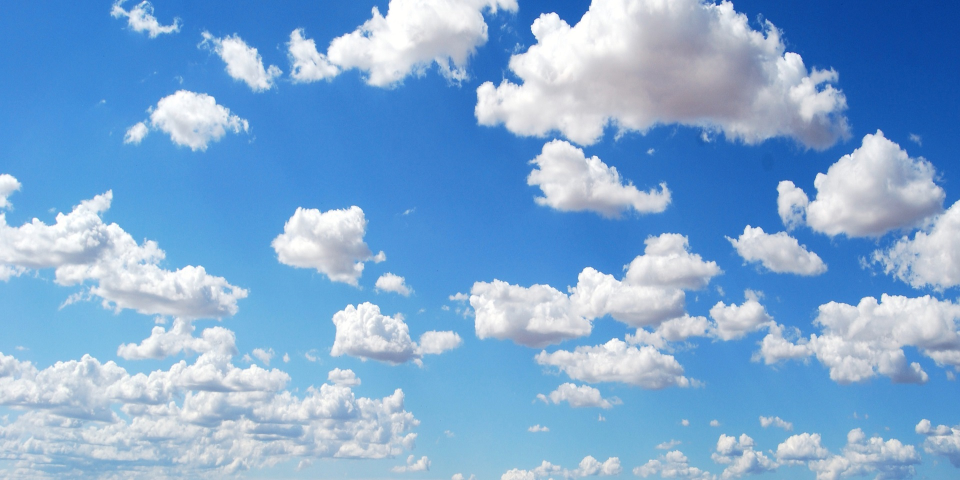
#> input picture Background/sky1.jpg, 1920 x 960 px, found by its file name (shown at 1/2 size)
$ python watershed2.py
#> lines starting #> are read from the running program, lines starting #| are printed output that depends on the picture; after the words box and inside, x2 and y2 are one past the last pixel; in counts of white or black regions, pixels touching at a corner belong together
import numpy as np
import cv2
from scipy.ndimage import label

#https://m.blog.naver.com/PostView.nhn?blogId=samsjang&logNo=220601488606&proxyReferer=https:%2F%2Fwww.google.com%2F
#잔상 없애보기

cap = cv2.VideoCapture('C:/Users/user/PycharmProjects/OpenCV/doc/watershed_TestVideo/fail_3.mp4')
x, y = int(cap.get(3)), int(cap.get(4))
bgd = cv2.imread('C:/Users/user/PycharmProjects/OpenCV/Background/sky1.jpg')
#> bgd is the input picture: shape (960, 1920, 3); mean B, G, R 211.7, 169.7, 127.8
bgd = cv2.resize(bgd, (x, y))
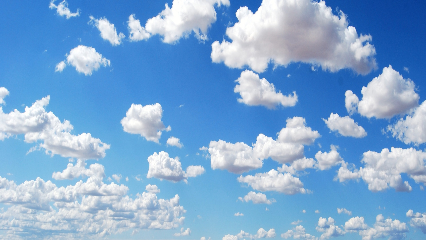
#> bgd: shape (240, 426, 3); mean B, G, R 211.7, 169.6, 127.7
while True:
    ret, frame = cap.read()
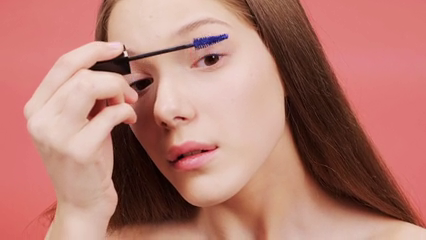
#> input picture frame 57 of doc/watershed_TestVideo/fail_3.mp4, 426 x 240 px
#> frame is the input picture: shape (240, 426, 3); mean B, G, R 113.7, 123.5, 181.1

    gray = cv2.cvtColor(frame, cv2.COLOR_BGR2GRAY)
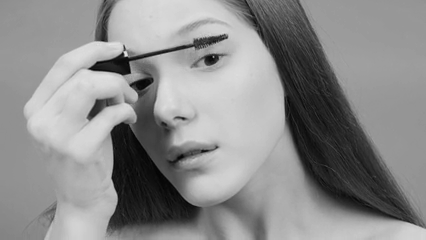
#> gray: shape (240, 426); min 3, max 228, mean 139.6
    ret2, thr = cv2.threshold(gray, 0, 255, cv2.THRESH_BINARY + cv2.THRESH_OTSU)
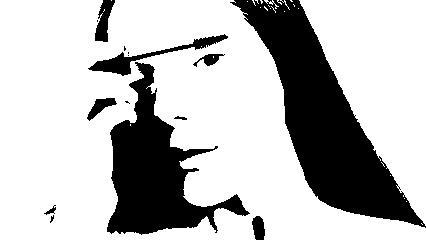
#> thr: shape (240, 426); 73.5% white; 15 black regions (6 under 20 px), largest, box (x1, y1, x2, y2) and area: (230, 0, 426, 228) 15088, (107, 62, 250, 235) 9640, (88, 34, 228, 76) 1064
#> ret2 = 111

    #내가 삽입
    '''kernel = np.ones((3, 3), np.uint8)
    opening = cv2.morphologyEx(thr, cv2.MORPH_OPEN, kernel, iterations=2)'''

    ret, binary = cv2.threshold(gray, 0, 255, cv2.THRESH_BINARY_INV)
#> binary: shape (240, 426); every value is 0
    binary = cv2.bitwise_not(thr)
    frame_bgd_add = cv2.add(frame, bgd, mask=binary)
    a = cv2.add(frame, frame_bgd_add)

    hsv = cv2.cvtColor(a, cv2.COLOR_BGR2HSV)
#> hsv: shape (240, 426, 3); mean H, S, V 28.6, 71.3, 225.1


    lower_white = np.array([1, 1, 1], np.uint8)
    upper_white = np.array([255, 255, 255], np.uint8)
    frame_threshed = cv2.inRange(hsv, lower_white, upper_white)
#> frame_threshed: shape (240, 426); 75.4% white; 327 black regions (289 under 20 px), largest, box (x1, y1, x2, y2) and area: (322, 40, 426, 180) 5720, (0, 0, 100, 194) 4572, (121, 86, 218, 203) 2670
    kernel = np.ones((5, 5), np.uint8)

    dilation = cv2.dilate(frame_threshed, kernel, iterations=2)
#> dilation: shape (240, 426); 92.3% white; 18 black regions (5 under 20 px), largest, box (x1, y1, x2, y2) and area: (358, 80, 426, 172) 3740, (310, 0, 426, 48) 1140, (0, 96, 14, 182) 992
    a[dilation == 0] = (0, 0, 0)
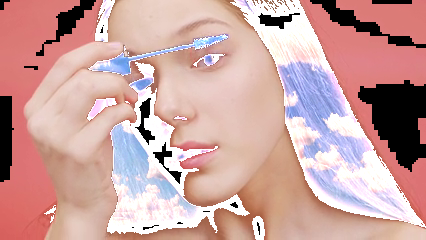
#> a: shape (240, 426, 3); mean B, G, R 160.1, 162.6, 202.4
    cv2.imshow('a', a)

    b = cv2.add(a, bgd, mask=binary)
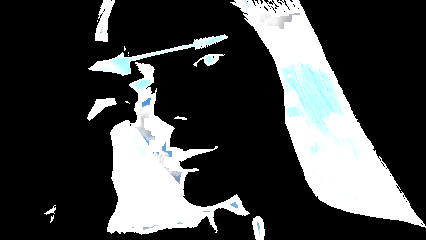
#> b: shape (240, 426, 3); mean B, G, R 67.2, 67.1, 65.3
    cv2.imshow('b', b)
    result = cv2.add(a,b)
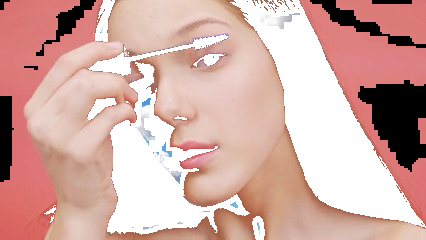
#> result: shape (240, 426, 3); mean B, G, R 164.6, 171.7, 211.1
    cv2.imshow('result',result)

    cv2.imshow("frame2", frame)

    if cv2.waitKey(1) & 0xFF == ord('q'):
#> (key q is pressed here)
        break
cv2.destroyAllWindows()
